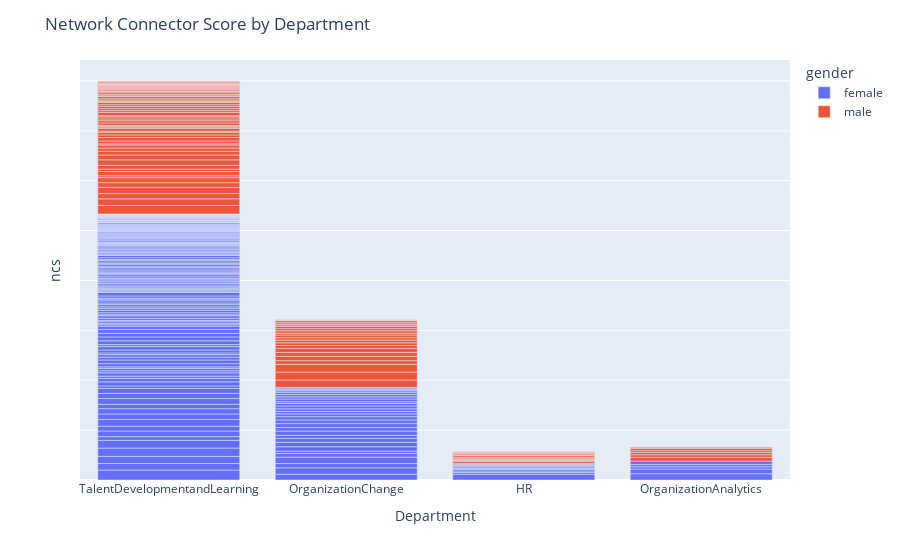

Notebook source saved alongside this figure:
### Code cell
fig = px.bar(df,x='Department',y='ncs',color='gender',hover_name = 'address')
fig.update_layout(title_text='Network Connector Score by Department',autosize=True,)
fig.update_yaxes(showticklabels=False)
fig.show()

### Figure 1 — Plotly figure (JSON) as saved in the notebook; plotly's stock layout.template omitted (floating-point values rounded to 4 significant figures; data arrays with more than 128 entries replaced by an {"elided": "..."} marker saying what was removed)
{"data": [{"alignmentgroup": "True", "hovertemplate": "<b>%{hovertext}</b><br><br>gender=female<br>Department=%{x}<br>ncs=%{y}<extra></extra>", "hovertext": {"elided": "185 int values"}, "legendgroup": "female", "marker": {"color": "#636efa"}, "name": "female", "offsetgroup": "female", "orientation": "v", "showlegend": true, "textposition": "auto", "type": "bar", "x": {"elided": "185 str values"}, "xaxis": "x", "y": {"elided": "185 int values"}, "yaxis": "y"}, {"alignmentgroup": "True", "hovertemplate": "<b>%{hovertext}</b><br><br>gender=male<br>Department=%{x}<br>ncs=%{y}<extra></extra>", "hovertext": [287, 218, 166, 54, 168, 37, 32, 28, 134, 66, 71, 70, 161, 77, 39, 52, 3, 216, 232, 143, 182, 47, 213, 290, 10, 16, 177, 224, 295, 208, 124, 190, 219, 123, 201, 175, 6, 108, 69, 9, 282, 14, 86, 119, 23, 243, 104, 22, 1, 120, 194, 187, 44, 7, 107, 205, 286, 188, 87, 288, 212, 164, 198, 179, 72, 26, 209, 83, 195, 197, 102, 278, 271, 176, 214, 30, 241, 110, 292, 227, 149, 129, 53, 253, 88, 203, 109, 249, 89, 79, 55, 138, 96, 275, 291, 244], "legendgroup": "male", "marker": {"color": "#EF553B"}, "name": "male", "offsetgroup": "male", "orientation": "v", "showlegend": true, "textposition": "auto", "type": "bar", "x": ["TalentDevelopmentandLearning", "TalentDevelopmentandLearning", "OrganizationChange", "OrganizationChange", "OrganizationChange", "TalentDevelopmentandLearning", "TalentDevelopmentandLearning", "OrganizationChange", "TalentDevelopmentandLearning", "TalentDevelopmentandLearning", "OrganizationChange", "TalentDevelopmentandLearning", "OrganizationAnalytics", "TalentDevelopmentandLearning", "TalentDevelopmentandLearning", "TalentDevelopmentandLearning", "TalentDevelopmentandLearning", "TalentDevelopmentandLearning", "OrganizationChange", "OrganizationChange", "OrganizationChange", "TalentDevelopmentandLearning", "HR", "TalentDevelopmentandLearning", "TalentDevelopmentandLearning", "HR", "TalentDevelopmentandLearning", "TalentDevelopmentandLearning", "OrganizationChange", "OrganizationChange", "TalentDevelopmentandLearning", "TalentDevelopmentandLearning", "TalentDevelopmentandLearning", "OrganizationAnalytics", "TalentDevelopmentandLearning", "OrganizationAnalytics", "HR", "HR", "TalentDevelopmentandLearning", "TalentDevelopmentandLearning", "TalentDevelopmentandLearning", "TalentDevelopmentandLearning", "HR", "TalentDevelopmentandLearning", "TalentDevelopmentandLearning", "TalentDevelopmentandLearning", "TalentDevelopmentandLearning", "HR", "OrganizationChange", "TalentDevelopmentandLearning", "TalentDevelopmentandLearning", "OrganizationChange", "OrganizationChange", "OrganizationChange", "TalentDevelopmentandLearning", "OrganizationChange", "HR", "TalentDevelopmentandLearning", "TalentDevelopmentandLearning", "TalentDevelopmentandLearning", "TalentDevelopmentandLearning", "TalentDevelopmentandLearning", "TalentDevelopmentandLearning", "OrganizationChange", "HR", "HR", "OrganizationAnalytics", "TalentDevelopmentandLearning", "OrganizationAnalytics", "TalentDevelopmentandLearning", "OrganizationChange", "HR", "TalentDevelopmentandLearning", "TalentDevelopmentandLearning", "TalentDevelopmentandLearning", "TalentDevelopmentandLearning", "TalentDevelopmentandLearning", "TalentDevelopmentandLearning", "OrganizationChange", "OrganizationChange", "TalentDevelopmentandLearning", "TalentDevelopmentandLearning", "TalentDevelopmentandLearning", "TalentDevelopmentandLearning", "TalentDevelopmentandLearning", "TalentDevelopmentandLearning", "OrganizationAnalytics", "TalentDevelopmentandLearning", "TalentDevelopmentandLearning", "OrganizationChange", "HR", "TalentDevelopmentandLearning", "TalentDevelopmentandLearning", "OrganizationChange", "TalentDevelopmentandLearning", "OrganizationChange"], "xaxis": "x", "y": [86, 66, 74, 80, 77, 53, 62, 37, 47, 50, 43, 19, 37, 43, 23, 39, 55, 48, 40, 40, 29, 38, 12, 32, 30, 19, 12, 29, 27, 27, 35, 26, 25, 26, 13, 22, 11, 8, 26, 14, 7, 11, 14, 24, 22, 18, 21, 11, 24, 11, 33, 27, 19, 23, 18, 22, 15, 20, 22, 18, 23, 11, 12, 22, 8, 14, 19, 14, 23, 21, 16, 10, 8, 15, 16, 11, 8, 13, 9, 17, 10, 10, 12, 8, 6, 6, 10, 4, 7, 18, 5, 12, 8, 4, 2, 2], "yaxis": "y"}], "layout": {"autosize": true, "barmode": "relative", "legend": {"title": {"text": "gender"}, "tracegroupgap": 0}, "margin": {"t": 60}, "title": {"text": "Network Connector Score by Department"}, "xaxis": {"anchor": "y", "domain": [0, 1], "title": {"text": "Department"}}, "yaxis": {"anchor": "x", "domain": [0, 1], "showticklabels": false, "title": {"text": "ncs"}}}}
